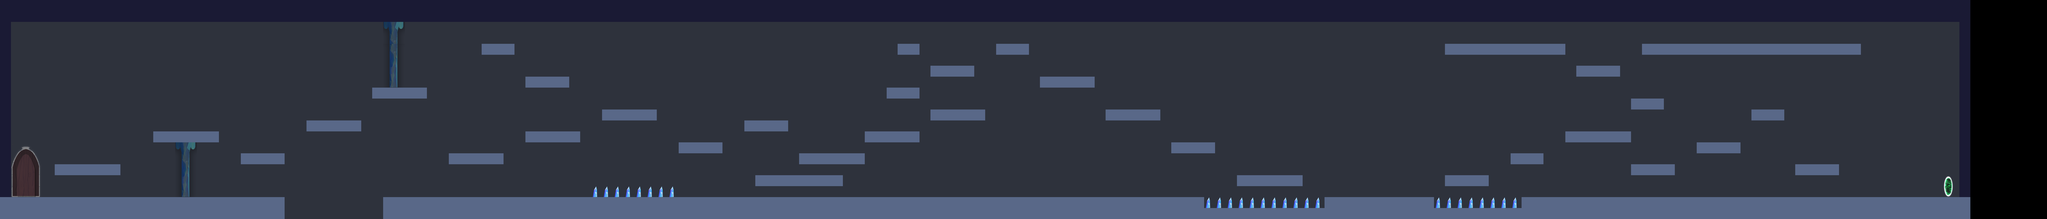

Below is a game level as drawn by its tile map, then a one-line description and the .tmx that defines it (tile-layer data replaced by summaries):
An orthogonal 187x20 tile map with 64x64 px tiles, 13 tile layers (background, colonne, porte, piattaforme, ...) and 3 objects (spawn0, npc, paper).

<map version="1.0" orientation="orthogonal" renderorder="right-down" width="187" height="20" tilewidth="64" tileheight="64" nextobjectid="4">
 <properties>
  <property name="ParallaxEnabled" value="true" />
 </properties>
 <tileset firstgid="1" name="tileselena" tilewidth="64" tileheight="64" tilecount="104" columns="8">
  <image source="visual/tilesets/tileselena.png" width="512" height="838" />
  <tile id="0">
   <properties>
    <property name="HasBody" value="" />
    <property name="bodyType" value="static" />
    <property name="friction" type="float" value="0" />
    <property name="myName" value="env" />
   </properties>
  </tile>
  <tile id="2">
   <properties>
    <property name="HasBody" value="" />
    <property name="bodyType" value="static" />
    <property name="friction" type="float" value="1" />
    <property name="isGround" value="" />
    <property name="myName" value="env" />
   </properties>
  </tile>
  <tile id="53">
   <properties>
    <property name="HasBody" value="" />
    <property name="bodyType" value="static" />
    <property name="isDanger" value="true" />
   </properties>
  </tile>
  <tile id="55">
   <properties>
    <property name="HasBody" value="" />
    <property name="bodyType" value="static" />
    <property name="isSensor" value="" />
    <property name="myName" value="end_level" />
   </properties>
  </tile>
  <tile id="63">
   <properties>
    <property name="HasBody" value="" />
    <property name="bodyType" value="static" />
    <property name="isSensor" value="" />
    <property name="myName" value="end_level" />
   </properties>
  </tile>
 </tileset>
 <layer name="background" width="187" height="20">
  <data>[3740 cells, 3600 non-empty, 1 distinct tile ids]</data>
 </layer>
 <layer name="colonne" width="187" height="20">
  <data>[3740 cells, 0 non-empty, 0 distinct tile ids]</data>
 </layer>
 <layer name="porte" width="187" height="20">
  <data>[3740 cells, 15 non-empty, 15 distinct tile ids]</data>
 </layer>
 <layer name="piattaforme" width="187" height="20">
  <data>[3740 cells, 614 non-empty, 2 distinct tile ids]</data>
 </layer>
 <layer name="muri" width="187" height="20">
  <data>[3740 cells, 811 non-empty, 2 distinct tile ids]</data>
 </layer>
 <layer name="items" width="187" height="20">
  <data>[3740 cells, 0 non-empty, 0 distinct tile ids]</data>
 </layer>
 <layer name="rocce" width="187" height="20">
  <data>[3740 cells, 0 non-empty, 0 distinct tile ids]</data>
 </layer>
 <layer name="spuntoni" width="187" height="20">
  <data>[3740 cells, 29 non-empty, 2 distinct tile ids]</data>
 </layer>
 <layer name="endgame" width="187" height="20">
  <data>[3740 cells, 25 non-empty, 5 distinct tile ids]</data>
 </layer>
 <layer name="entities" width="187" height="20">
  <data>[3740 cells, 0 non-empty, 0 distinct tile ids]</data>
 </layer>
 <layer name="playerObject" width="187" height="20">
  <data>[3740 cells, 0 non-empty, 0 distinct tile ids]</data>
 </layer>
 <layer name="playerEffects" width="187" height="20">
  <data>[3740 cells, 0 non-empty, 0 distinct tile ids]</data>
 </layer>
 <objectgroup name="playerSpawn">
  <object id="1" name="spawn0" x="133" y="1098" width="52" height="51" />
 </objectgroup>
 <objectgroup name="npcSpawn">
  <object id="2" name="npc" x="969" y="712" width="49" height="46" />
 </objectgroup>
 <objectgroup name="enemySpawn">
  <object id="3" name="paper01" type="paper" x="1162" y="1092" width="54" height="55" />
 </objectgroup>
 <layer name="foreground" width="187" height="20">
  <properties>
   <property name="parallaxFactorX" type="float" value="1.2" />
  </properties>
  <data>[3740 cells, 22 non-empty, 10 distinct tile ids]</data>
 </layer>
</map>
